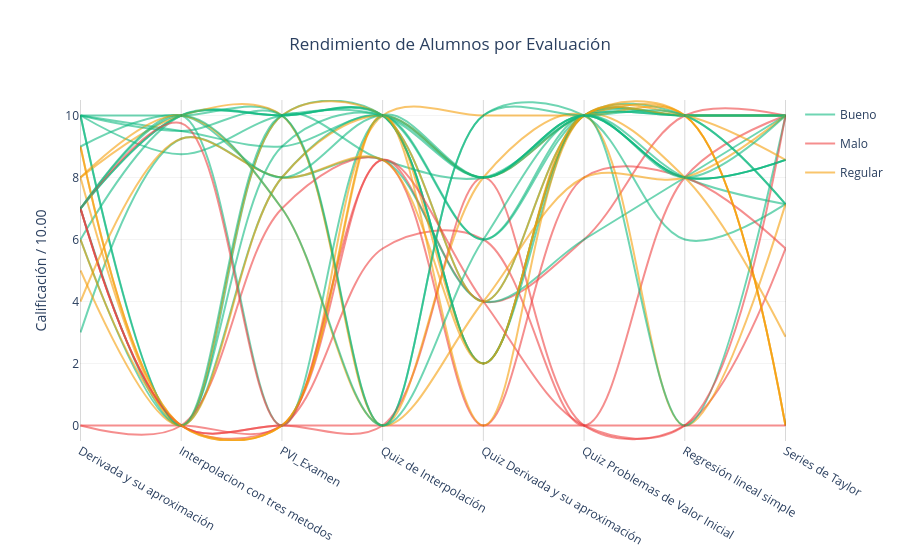

The notebook cell saved with this chart:
### Markdown cell above
#  Rendimiento de Alumnos por Evaluación
### Esta es una gráfica de líneas paralelas que muestra el rendimiento de los alumnos en distintas evaluaciones.
### Cada línea representa el desempeño de un estudiante a lo largo de varios temas, y los colores indican el nivel de calificación:

## 🟩 Bueno — desempeño alto

## 🟧 Regular — desempeño medio

## 🟥 Malo — desempeño bajo

### Code cell
df_final[['Clasificacion', 'Color']] = df_final.apply(lambda row: pd.Series(clasificar_alumno(row['Promedio'])), axis=1)

fig1 = go.Figure()

leyendas_agregadas = {'Bueno': False, 'Regular': False, 'Malo': False}

for index, row in df_final.iterrows():
    categoria_actual = row['Clasificacion']
    
    mostrar_leyenda = not leyendas_agregadas[categoria_actual]
    if mostrar_leyenda:
        leyendas_agregadas[categoria_actual] = True

    fig1.add_trace(go.Scatter(
        x=categorias_tests,
        y=row[categorias_tests],
        mode='lines',
        line=dict(color=row['Color'], width=2, shape='spline'),
        opacity=0.6,
        name=categoria_actual, 
        legendgroup=categoria_actual, 
        showlegend=mostrar_leyenda,
        text=[f"<b>{row['Nombre Completo']}</b><br>Promedio: {row['Promedio']:.2f}<br>Clasificación: {row['Clasificacion']}"] * len(categorias_tests),
        hovertemplate="%{text}<br>%{x}: %{y:.2f}<extra></extra>"
    ))

for cat in categorias_tests:
    fig1.add_vline(x=cat, line_width=1, line_dash="solid", line_color="black", opacity=0.15)

fig1.update_layout(
    title='Rendimiento de Alumnos por Evaluación',
    title_x=0.5,
    yaxis=dict(
        title='Calificación / 10.00',
        range=[-0.5, 10.5], 
        gridcolor='rgba(200, 200, 200, 0.2)'
    ),
    plot_bgcolor='white',
    hovermode='closest'
)

fig1.show()

### Figure 1 — Plotly figure (JSON) as saved in the notebook; plotly's stock layout.template omitted (floating-point values rounded to 4 significant figures)
{"data": [{"hovertemplate": "%{text}<br>%{x}: %{y:.2f}<extra></extra>", "legendgroup": "Bueno", "line": {"color": "#10b981", "shape": "spline", "width": 2}, "mode": "lines", "name": "Bueno", "opacity": 0.6, "showlegend": true, "text": ["<b>SANDRA VIANEY ANTONIO ANTONIO</b><br>Promedio: 8.75<br>Clasificación: Bueno", "<b>SANDRA VIANEY ANTONIO ANTONIO</b><br>Promedio: 8.75<br>Clasificación: Bueno", "<b>SANDRA VIANEY ANTONIO ANTONIO</b><br>Promedio: 8.75<br>Clasificación: Bueno", "<b>SANDRA VIANEY ANTONIO ANTONIO</b><br>Promedio: 8.75<br>Clasificación: Bueno", "<b>SANDRA VIANEY ANTONIO ANTONIO</b><br>Promedio: 8.75<br>Clasificación: Bueno", "<b>SANDRA VIANEY ANTONIO ANTONIO</b><br>Promedio: 8.75<br>Clasificación: Bueno", "<b>SANDRA VIANEY ANTONIO ANTONIO</b><br>Promedio: 8.75<br>Clasificación: Bueno", "<b>SANDRA VIANEY ANTONIO ANTONIO</b><br>Promedio: 8.75<br>Clasificación: Bueno"], "type": "scatter", "x": ["Derivada y su aproximación", "Interpolacion con tres metodos", "PVI_Examen", "Quiz de Interpolación", "Quiz Derivada y su aproximación", "Quiz Problemas de Valor Inicial", "Regresión lineal simple", "Series de Taylor"], "y": [6, 10, 10, 10, 4, 10, 10, 10]}, {"hovertemplate": "%{text}<br>%{x}: %{y:.2f}<extra></extra>", "legendgroup": "Bueno", "line": {"color": "#10b981", "shape": "spline", "width": 2}, "mode": "lines", "name": "Bueno", "opacity": 0.6, "showlegend": false, "text": ["<b>DANIELA ARANA LARA</b><br>Promedio: 7.89<br>Clasificación: Bueno", "<b>DANIELA ARANA LARA</b><br>Promedio: 7.89<br>Clasificación: Bueno", "<b>DANIELA ARANA LARA</b><br>Promedio: 7.89<br>Clasificación: Bueno", "<b>DANIELA ARANA LARA</b><br>Promedio: 7.89<br>Clasificación: Bueno", "<b>DANIELA ARANA LARA</b><br>Promedio: 7.89<br>Clasificación: Bueno", "<b>DANIELA ARANA LARA</b><br>Promedio: 7.89<br>Clasificación: Bueno", "<b>DANIELA ARANA LARA</b><br>Promedio: 7.89<br>Clasificación: Bueno", "<b>DANIELA ARANA LARA</b><br>Promedio: 7.89<br>Clasificación: Bueno"], "type": "scatter", "x": ["Derivada y su aproximación", "Interpolacion con tres metodos", "PVI_Examen", "Quiz de Interpolación", "Quiz Derivada y su aproximación", "Quiz Problemas de Valor Inicial", "Regresión lineal simple", "Series de Taylor"], "y": [10, 10, 10, 0, 10, 10, 6, 7.14]}, {"hovertemplate": "%{text}<br>%{x}: %{y:.2f}<extra></extra>", "legendgroup": "Bueno", "line": {"color": "#10b981", "shape": "spline", "width": 2}, "mode": "lines", "name": "Bueno", "opacity": 0.6, "showlegend": false, "text": ["<b>GUADALUPE VIANEY CAMACHO CARBAJAL</b><br>Promedio: 9.13<br>Clasificación: Bueno", "<b>GUADALUPE VIANEY CAMACHO CARBAJAL</b><br>Promedio: 9.13<br>Clasificación: Bueno", "<b>GUADALUPE VIANEY CAMACHO CARBAJAL</b><br>Promedio: 9.13<br>Clasificación: Bueno", "<b>GUADALUPE VIANEY CAMACHO CARBAJAL</b><br>Promedio: 9.13<br>Clasificación: Bueno", "<b>GUADALUPE VIANEY CAMACHO CARBAJAL</b><br>Promedio: 9.13<br>Clasificación: Bueno", "<b>GUADALUPE VIANEY CAMACHO CARBAJAL</b><br>Promedio: 9.13<br>Clasificación: Bueno", "<b>GUADALUPE VIANEY CAMACHO CARBAJAL</b><br>Promedio: 9.13<br>Clasificación: Bueno", "<b>GUADALUPE VIANEY CAMACHO CARBAJAL</b><br>Promedio: 9.13<br>Clasificación: Bueno"], "type": "scatter", "x": ["Derivada y su aproximación", "Interpolacion con tres metodos", "PVI_Examen", "Quiz de Interpolación", "Quiz Derivada y su aproximación", "Quiz Problemas de Valor Inicial", "Regresión lineal simple", "Series de Taylor"], "y": [10, 9.5, 9, 10, 8, 10, 8, 8.57]}, {"hovertemplate": "%{text}<br>%{x}: %{y:.2f}<extra></extra>", "legendgroup": "Malo", "line": {"color": "#ef4444", "shape": "spline", "width": 2}, "mode": "lines", "name": "Malo", "opacity": 0.6, "showlegend": true, "text": ["<b>VALERIA CARMONA RODRIGUEZ</b><br>Promedio: 4.59<br>Clasificación: Malo", "<b>VALERIA CARMONA RODRIGUEZ</b><br>Promedio: 4.59<br>Clasificación: Malo", "<b>VALERIA CARMONA RODRIGUEZ</b><br>Promedio: 4.59<br>Clasificación: Malo", "<b>VALERIA CARMONA RODRIGUEZ</b><br>Promedio: 4.59<br>Clasificación: Malo", "<b>VALERIA CARMONA RODRIGUEZ</b><br>Promedio: 4.59<br>Clasificación: Malo", "<b>VALERIA CARMONA RODRIGUEZ</b><br>Promedio: 4.59<br>Clasificación: Malo", "<b>VALERIA CARMONA RODRIGUEZ</b><br>Promedio: 4.59<br>Clasificación: Malo", "<b>VALERIA CARMONA RODRIGUEZ</b><br>Promedio: 4.59<br>Clasificación: Malo"], "type": "scatter", "x": ["Derivada y su aproximación", "Interpolacion con tres metodos", "PVI_Examen", "Quiz de Interpolación", "Quiz Derivada y su aproximación", "Quiz Problemas de Valor Inicial", "Regresión lineal simple", "Series de Taylor"], "y": [7, 0, 0, 5.71, 6, 0, 8, 10]}, {"hovertemplate": "%{text}<br>%{x}: %{y:.2f}<extra></extra>", "legendgroup": "Bueno", "line": {"color": "#10b981", "shape": "spline", "width": 2}, "mode": "lines", "name": "Bueno", "opacity": 0.6, "showlegend": false, "text": ["<b>DIEGO CORTES PEREZ</b><br>Promedio: 8.12<br>Clasificación: Bueno", "<b>DIEGO CORTES PEREZ</b><br>Promedio: 8.12<br>Clasificación: Bueno", "<b>DIEGO CORTES PEREZ</b><br>Promedio: 8.12<br>Clasificación: Bueno", "<b>DIEGO CORTES PEREZ</b><br>Promedio: 8.12<br>Clasificación: Bueno", "<b>DIEGO CORTES PEREZ</b><br>Promedio: 8.12<br>Clasificación: Bueno", "<b>DIEGO CORTES PEREZ</b><br>Promedio: 8.12<br>Clasificación: Bueno", "<b>DIEGO CORTES PEREZ</b><br>Promedio: 8.12<br>Clasificación: Bueno", "<b>DIEGO CORTES PEREZ</b><br>Promedio: 8.12<br>Clasificación: Bueno"], "type": "scatter", "x": ["Derivada y su aproximación", "Interpolacion con tres metodos", "PVI_Examen", "Quiz de Interpolación", "Quiz Derivada y su aproximación", "Quiz Problemas de Valor Inicial", "Regresión lineal simple", "Series de Taylor"], "y": [10, 0, 9, 10, 6, 10, 10, 10]}, {"hovertemplate": "%{text}<br>%{x}: %{y:.2f}<extra></extra>", "legendgroup": "Bueno", "line": {"color": "#10b981", "shape": "spline", "width": 2}, "mode": "lines", "name": "Bueno", "opacity": 0.6, "showlegend": false, "text": ["<b>JADE DOMINIQUE DESTINOBLES HERNANDEZ</b><br>Promedio: 7.02<br>Clasificación: Bueno", "<b>JADE DOMINIQUE DESTINOBLES HERNANDEZ</b><br>Promedio: 7.02<br>Clasificación: Bueno", "<b>JADE DOMINIQUE DESTINOBLES HERNANDEZ</b><br>Promedio: 7.02<br>Clasificación: Bueno", "<b>JADE DOMINIQUE DESTINOBLES HERNANDEZ</b><br>Promedio: 7.02<br>Clasificación: Bueno", "<b>JADE DOMINIQUE DESTINOBLES HERNANDEZ</b><br>Promedio: 7.02<br>Clasificación: Bueno", "<b>JADE DOMINIQUE DESTINOBLES HERNANDEZ</b><br>Promedio: 7.02<br>Clasificación: Bueno", "<b>JADE DOMINIQUE DESTINOBLES HERNANDEZ</b><br>Promedio: 7.02<br>Clasificación: Bueno", "<b>JADE DOMINIQUE DESTINOBLES HERNANDEZ</b><br>Promedio: 7.02<br>Clasificación: Bueno"], "type": "scatter", "x": ["Derivada y su aproximación", "Interpolacion con tres metodos", "PVI_Examen", "Quiz de Interpolación", "Quiz Derivada y su aproximación", "Quiz Problemas de Valor Inicial", "Regresión lineal simple", "Series de Taylor"], "y": [7, 0, 8, 10, 6, 10, 8, 7.14]}, {"hovertemplate": "%{text}<br>%{x}: %{y:.2f}<extra></extra>", "legendgroup": "Bueno", "line": {"color": "#10b981", "shape": "spline", "width": 2}, "mode": "lines", "name": "Bueno", "opacity": 0.6, "showlegend": false, "text": ["<b>NOE GONZALEZ IBAÑEZ</b><br>Promedio: 8.27<br>Clasificación: Bueno", "<b>NOE GONZALEZ IBAÑEZ</b><br>Promedio: 8.27<br>Clasificación: Bueno", "<b>NOE GONZALEZ IBAÑEZ</b><br>Promedio: 8.27<br>Clasificación: Bueno", "<b>NOE GONZALEZ IBAÑEZ</b><br>Promedio: 8.27<br>Clasificación: Bueno", "<b>NOE GONZALEZ IBAÑEZ</b><br>Promedio: 8.27<br>Clasificación: Bueno", "<b>NOE GONZALEZ IBAÑEZ</b><br>Promedio: 8.27<br>Clasificación: Bueno", "<b>NOE GONZALEZ IBAÑEZ</b><br>Promedio: 8.27<br>Clasificación: Bueno", "<b>NOE GONZALEZ IBAÑEZ</b><br>Promedio: 8.27<br>Clasificación: Bueno"], "type": "scatter", "x": ["Derivada y su aproximación", "Interpolacion con tres metodos", "PVI_Examen", "Quiz de Interpolación", "Quiz Derivada y su aproximación", "Quiz Problemas de Valor Inicial", "Regresión lineal simple", "Series de Taylor"], "y": [7, 10, 10, 10, 2, 10, 10, 7.14]}, {"hovertemplate": "%{text}<br>%{x}: %{y:.2f}<extra></extra>", "legendgroup": "Regular", "line": {"color": "#f59e0b", "shape": "spline", "width": 2}, "mode": "lines", "name": "Regular", "opacity": 0.6, "showlegend": true, "text": ["<b>JOSELIN GONZALEZ RAMIREZ</b><br>Promedio: 6.12<br>Clasificación: Regular", "<b>JOSELIN GONZALEZ RAMIREZ</b><br>Promedio: 6.12<br>Clasificación: Regular", "<b>JOSELIN GONZALEZ RAMIREZ</b><br>Promedio: 6.12<br>Clasificación: Regular", "<b>JOSELIN GONZALEZ RAMIREZ</b><br>Promedio: 6.12<br>Clasificación: Regular", "<b>JOSELIN GONZALEZ RAMIREZ</b><br>Promedio: 6.12<br>Clasificación: Regular", "<b>JOSELIN GONZALEZ RAMIREZ</b><br>Promedio: 6.12<br>Clasificación: Regular", "<b>JOSELIN GONZALEZ RAMIREZ</b><br>Promedio: 6.12<br>Clasificación: Regular", "<b>JOSELIN GONZALEZ RAMIREZ</b><br>Promedio: 6.12<br>Clasificación: Regular"], "type": "scatter", "x": ["Derivada y su aproximación", "Interpolacion con tres metodos", "PVI_Examen", "Quiz de Interpolación", "Quiz Derivada y su aproximación", "Quiz Problemas de Valor Inicial", "Regresión lineal simple", "Series de Taylor"], "y": [9, 0, 0, 10, 10, 10, 10, 0]}, {"hovertemplate": "%{text}<br>%{x}: %{y:.2f}<extra></extra>", "legendgroup": "Malo", "line": {"color": "#ef4444", "shape": "spline", "width": 2}, "mode": "lines", "name": "Malo", "opacity": 0.6, "showlegend": false, "text": ["<b>DAVID YAZAO GORDILLO ARREDONDO</b><br>Promedio: 4.82<br>Clasificación: Malo", "<b>DAVID YAZAO GORDILLO ARREDONDO</b><br>Promedio: 4.82<br>Clasificación: Malo", "<b>DAVID YAZAO GORDILLO ARREDONDO</b><br>Promedio: 4.82<br>Clasificación: Malo", "<b>DAVID YAZAO GORDILLO ARREDONDO</b><br>Promedio: 4.82<br>Clasificación: Malo", "<b>DAVID YAZAO GORDILLO ARREDONDO</b><br>Promedio: 4.82<br>Clasificación: Malo", "<b>DAVID YAZAO GORDILLO ARREDONDO</b><br>Promedio: 4.82<br>Clasificación: Malo", "<b>DAVID YAZAO GORDILLO ARREDONDO</b><br>Promedio: 4.82<br>Clasificación: Malo", "<b>DAVID YAZAO GORDILLO ARREDONDO</b><br>Promedio: 4.82<br>Clasificación: Malo"], "type": "scatter", "x": ["Derivada y su aproximación", "Interpolacion con tres metodos", "PVI_Examen", "Quiz de Interpolación", "Quiz Derivada y su aproximación", "Quiz Problemas de Valor Inicial", "Regresión lineal simple", "Series de Taylor"], "y": [0, 0, 0, 8.57, 4, 6, 10, 10]}, {"hovertemplate": "%{text}<br>%{x}: %{y:.2f}<extra></extra>", "legendgroup": "Bueno", "line": {"color": "#10b981", "shape": "spline", "width": 2}, "mode": "lines", "name": "Bueno", "opacity": 0.6, "showlegend": false, "text": ["<b>LUNA HERNANDEZ CERNA</b><br>Promedio: 7.10<br>Clasificación: Bueno", "<b>LUNA HERNANDEZ CERNA</b><br>Promedio: 7.10<br>Clasificación: Bueno", "<b>LUNA HERNANDEZ CERNA</b><br>Promedio: 7.10<br>Clasificación: Bueno", "<b>LUNA HERNANDEZ CERNA</b><br>Promedio: 7.10<br>Clasificación: Bueno", "<b>LUNA HERNANDEZ CERNA</b><br>Promedio: 7.10<br>Clasificación: Bueno", "<b>LUNA HERNANDEZ CERNA</b><br>Promedio: 7.10<br>Clasificación: Bueno", "<b>LUNA HERNANDEZ CERNA</b><br>Promedio: 7.10<br>Clasificación: Bueno", "<b>LUNA HERNANDEZ CERNA</b><br>Promedio: 7.10<br>Clasificación: Bueno"], "type": "scatter", "x": ["Derivada y su aproximación", "Interpolacion con tres metodos", "PVI_Examen", "Quiz de Interpolación", "Quiz Derivada y su aproximación", "Quiz Problemas de Valor Inicial", "Regresión lineal simple", "Series de Taylor"], "y": [3, 9.25, 8, 8.57, 4, 6, 8, 10]}, {"hovertemplate": "%{text}<br>%{x}: %{y:.2f}<extra></extra>", "legendgroup": "Bueno", "line": {"color": "#10b981", "shape": "spline", "width": 2}, "mode": "lines", "name": "Bueno", "opacity": 0.6, "showlegend": false, "text": ["<b>DAVID ANTONIO HERNANDEZ OLVERA</b><br>Promedio: 7.25<br>Clasificación: Bueno", "<b>DAVID ANTONIO HERNANDEZ OLVERA</b><br>Promedio: 7.25<br>Clasificación: Bueno", "<b>DAVID ANTONIO HERNANDEZ OLVERA</b><br>Promedio: 7.25<br>Clasificación: Bueno", "<b>DAVID ANTONIO HERNANDEZ OLVERA</b><br>Promedio: 7.25<br>Clasificación: Bueno", "<b>DAVID ANTONIO HERNANDEZ OLVERA</b><br>Promedio: 7.25<br>Clasificación: Bueno", "<b>DAVID ANTONIO HERNANDEZ OLVERA</b><br>Promedio: 7.25<br>Clasificación: Bueno", "<b>DAVID ANTONIO HERNANDEZ OLVERA</b><br>Promedio: 7.25<br>Clasificación: Bueno", "<b>DAVID ANTONIO HERNANDEZ OLVERA</b><br>Promedio: 7.25<br>Clasificación: Bueno"], "type": "scatter", "x": ["Derivada y su aproximación", "Interpolacion con tres metodos", "PVI_Examen", "Quiz de Interpolación", "Quiz Derivada y su aproximación", "Quiz Problemas de Valor Inicial", "Regresión lineal simple", "Series de Taylor"], "y": [6, 0, 10, 10, 2, 10, 10, 10]}, {"hovertemplate": "%{text}<br>%{x}: %{y:.2f}<extra></extra>", "legendgroup": "Regular", "line": {"color": "#f59e0b", "shape": "spline", "width": 2}, "mode": "lines", "name": "Regular", "opacity": 0.6, "showlegend": false, "text": ["<b>SALVADOR HERNANDEZ RAMIREZ</b><br>Promedio: 6.00<br>Clasificación: Regular", "<b>SALVADOR HERNANDEZ RAMIREZ</b><br>Promedio: 6.00<br>Clasificación: Regular", "<b>SALVADOR HERNANDEZ RAMIREZ</b><br>Promedio: 6.00<br>Clasificación: Regular", "<b>SALVADOR HERNANDEZ RAMIREZ</b><br>Promedio: 6.00<br>Clasificación: Regular", "<b>SALVADOR HERNANDEZ RAMIREZ</b><br>Promedio: 6.00<br>Clasificación: Regular", "<b>SALVADOR HERNANDEZ RAMIREZ</b><br>Promedio: 6.00<br>Clasificación: Regular", "<b>SALVADOR HERNANDEZ RAMIREZ</b><br>Promedio: 6.00<br>Clasificación: Regular", "<b>SALVADOR HERNANDEZ RAMIREZ</b><br>Promedio: 6.00<br>Clasificación: Regular"], "type": "scatter", "x": ["Derivada y su aproximación", "Interpolacion con tres metodos", "PVI_Examen", "Quiz de Interpolación", "Quiz Derivada y su aproximación", "Quiz Problemas de Valor Inicial", "Regresión lineal simple", "Series de Taylor"], "y": [6, 0, 0, 10, 2, 10, 10, 10]}, {"hovertemplate": "%{text}<br>%{x}: %{y:.2f}<extra></extra>", "legendgroup": "Malo", "line": {"color": "#ef4444", "shape": "spline", "width": 2}, "mode": "lines", "name": "Malo", "opacity": 0.6, "showlegend": false, "text": ["<b>DANIEL HERNANDEZ TORRES</b><br>Promedio: 2.59<br>Clasificación: Malo", "<b>DANIEL HERNANDEZ TORRES</b><br>Promedio: 2.59<br>Clasificación: Malo", "<b>DANIEL HERNANDEZ TORRES</b><br>Promedio: 2.59<br>Clasificación: Malo", "<b>DANIEL HERNANDEZ TORRES</b><br>Promedio: 2.59<br>Clasificación: Malo", "<b>DANIEL HERNANDEZ TORRES</b><br>Promedio: 2.59<br>Clasificación: Malo", "<b>DANIEL HERNANDEZ TORRES</b><br>Promedio: 2.59<br>Clasificación: Malo", "<b>DANIEL HERNANDEZ TORRES</b><br>Promedio: 2.59<br>Clasificación: Malo", "<b>DANIEL HERNANDEZ TORRES</b><br>Promedio: 2.59<br>Clasificación: Malo"], "type": "scatter", "x": ["Derivada y su aproximación", "Interpolacion con tres metodos", "PVI_Examen", "Quiz de Interpolación", "Quiz Derivada y su aproximación", "Quiz Problemas de Valor Inicial", "Regresión lineal simple", "Series de Taylor"], "y": [7, 0, 0, 0, 8, 0, 0, 5.71]}, {"hovertemplate": "%{text}<br>%{x}: %{y:.2f}<extra></extra>", "legendgroup": "Regular", "line": {"color": "#f59e0b", "shape": "spline", "width": 2}, "mode": "lines", "name": "Regular", "opacity": 0.6, "showlegend": false, "text": ["<b>IZAC ELEZBAN IBAÑEZ SILVA</b><br>Promedio: 6.64<br>Clasificación: Regular", "<b>IZAC ELEZBAN IBAÑEZ SILVA</b><br>Promedio: 6.64<br>Clasificación: Regular", "<b>IZAC ELEZBAN IBAÑEZ SILVA</b><br>Promedio: 6.64<br>Clasificación: Regular", "<b>IZAC ELEZBAN IBAÑEZ SILVA</b><br>Promedio: 6.64<br>Clasificación: Regular", "<b>IZAC ELEZBAN IBAÑEZ SILVA</b><br>Promedio: 6.64<br>Clasificación: Regular", "<b>IZAC ELEZBAN IBAÑEZ SILVA</b><br>Promedio: 6.64<br>Clasificación: Regular", "<b>IZAC ELEZBAN IBAÑEZ SILVA</b><br>Promedio: 6.64<br>Clasificación: Regular", "<b>IZAC ELEZBAN IBAÑEZ SILVA</b><br>Promedio: 6.64<br>Clasificación: Regular"], "type": "scatter", "x": ["Derivada y su aproximación", "Interpolacion con tres metodos", "PVI_Examen", "Quiz de Interpolación", "Quiz Derivada y su aproximación", "Quiz Problemas de Valor Inicial", "Regresión lineal simple", "Series de Taylor"], "y": [8, 10, 10, 0, 8, 10, 0, 7.14]}, {"hovertemplate": "%{text}<br>%{x}: %{y:.2f}<extra></extra>", "legendgroup": "Malo", "line": {"color": "#ef4444", "shape": "spline", "width": 2}, "mode": "lines", "name": "Malo", "opacity": 0.6, "showlegend": false, "text": ["<b>DIEGO LIZALDE GALINDO</b><br>Promedio: 4.66<br>Clasificación: Malo", "<b>DIEGO LIZALDE GALINDO</b><br>Promedio: 4.66<br>Clasificación: Malo", "<b>DIEGO LIZALDE GALINDO</b><br>Promedio: 4.66<br>Clasificación: Malo", "<b>DIEGO LIZALDE GALINDO</b><br>Promedio: 4.66<br>Clasificación: Malo", "<b>DIEGO LIZALDE GALINDO</b><br>Promedio: 4.66<br>Clasificación: Malo", "<b>DIEGO LIZALDE GALINDO</b><br>Promedio: 4.66<br>Clasificación: Malo", "<b>DIEGO LIZALDE GALINDO</b><br>Promedio: 4.66<br>Clasificación: Malo", "<b>DIEGO LIZALDE GALINDO</b><br>Promedio: 4.66<br>Clasificación: Malo"], "type": "scatter", "x": ["Derivada y su aproximación", "Interpolacion con tres metodos", "PVI_Examen", "Quiz de Interpolación", "Quiz Derivada y su aproximación", "Quiz Problemas de Valor Inicial", "Regresión lineal simple", "Series de Taylor"], "y": [0, 0, 7, 8.57, 0, 8, 8, 5.71]}, {"hovertemplate": "%{text}<br>%{x}: %{y:.2f}<extra></extra>", "legendgroup": "Regular", "line": {"color": "#f59e0b", "shape": "spline", "width": 2}, "mode": "lines", "name": "Regular", "opacity": 0.6, "showlegend": false, "text": ["<b>ISMAEL LUNA GARCIA</b><br>Promedio: 6.38<br>Clasificación: Regular", "<b>ISMAEL LUNA GARCIA</b><br>Promedio: 6.38<br>Clasificación: Regular", "<b>ISMAEL LUNA GARCIA</b><br>Promedio: 6.38<br>Clasificación: Regular", "<b>ISMAEL LUNA GARCIA</b><br>Promedio: 6.38<br>Clasificación: Regular", "<b>ISMAEL LUNA GARCIA</b><br>Promedio: 6.38<br>Clasificación: Regular", "<b>ISMAEL LUNA GARCIA</b><br>Promedio: 6.38<br>Clasificación: Regular", "<b>ISMAEL LUNA GARCIA</b><br>Promedio: 6.38<br>Clasificación: Regular", "<b>ISMAEL LUNA GARCIA</b><br>Promedio: 6.38<br>Clasificación: Regular"], "type": "scatter", "x": ["Derivada y su aproximación", "Interpolacion con tres metodos", "PVI_Examen", "Quiz de Interpolación", "Quiz Derivada y su aproximación", "Quiz Problemas de Valor Inicial", "Regresión lineal simple", "Series de Taylor"], "y": [5, 0, 8, 10, 8, 10, 10, 0]}, {"hovertemplate": "%{text}<br>%{x}: %{y:.2f}<extra></extra>", "legendgroup": "Regular", "line": {"color": "#f59e0b", "shape": "spline", "width": 2}, "mode": "lines", "name": "Regular", "opacity": 0.6, "showlegend": false, "text": ["<b>HILDA ELIS MENDEZ PERALES</b><br>Promedio: 6.50<br>Clasificación: Regular", "<b>HILDA ELIS MENDEZ PERALES</b><br>Promedio: 6.50<br>Clasificación: Regular", "<b>HILDA ELIS MENDEZ PERALES</b><br>Promedio: 6.50<br>Clasificación: Regular", "<b>HILDA ELIS MENDEZ PERALES</b><br>Promedio: 6.50<br>Clasificación: Regular", "<b>HILDA ELIS MENDEZ PERALES</b><br>Promedio: 6.50<br>Clasificación: Regular", "<b>HILDA ELIS MENDEZ PERALES</b><br>Promedio: 6.50<br>Clasificación: Regular", "<b>HILDA ELIS MENDEZ PERALES</b><br>Promedio: 6.50<br>Clasificación: Regular", "<b>HILDA ELIS MENDEZ PERALES</b><br>Promedio: 6.50<br>Clasificación: Regular"], "type": "scatter", "x": ["Derivada y su aproximación", "Interpolacion con tres metodos", "PVI_Examen", "Quiz de Interpolación", "Quiz Derivada y su aproximación", "Quiz Problemas de Valor Inicial", "Regresión lineal simple", "Series de Taylor"], "y": [8, 0, 10, 10, 4, 10, 10, 0]}, {"hovertemplate": "%{text}<br>%{x}: %{y:.2f}<extra></extra>", "legendgroup": "Bueno", "line": {"color": "#10b981", "shape": "spline", "width": 2}, "mode": "lines", "name": "Bueno", "opacity": 0.6, "showlegend": false, "text": ["<b>VANESSA ELENA MONDRAGON ALFARO</b><br>Promedio: 8.32<br>Clasificación: Bueno", "<b>VANESSA ELENA MONDRAGON ALFARO</b><br>Promedio: 8.32<br>Clasificación: Bueno", "<b>VANESSA ELENA MONDRAGON ALFARO</b><br>Promedio: 8.32<br>Clasificación: Bueno", "<b>VANESSA ELENA MONDRAGON ALFARO</b><br>Promedio: 8.32<br>Clasificación: Bueno", "<b>VANESSA ELENA MONDRAGON ALFARO</b><br>Promedio: 8.32<br>Clasificación: Bueno", "<b>VANESSA ELENA MONDRAGON ALFARO</b><br>Promedio: 8.32<br>Clasificación: Bueno", "<b>VANESSA ELENA MONDRAGON ALFARO</b><br>Promedio: 8.32<br>Clasificación: Bueno", "<b>VANESSA ELENA MONDRAGON ALFARO</b><br>Promedio: 8.32<br>Clasificación: Bueno"], "type": "scatter", "x": ["Derivada y su aproximación", "Interpolacion con tres metodos", "PVI_Examen", "Quiz de Interpolación", "Quiz Derivada y su aproximación", "Quiz Problemas de Valor Inicial", "Regresión lineal simple", "Series de Taylor"], "y": [10, 0, 10, 8.57, 8, 10, 10, 10]}, {"hovertemplate": "%{text}<br>%{x}: %{y:.2f}<extra></extra>", "legendgroup": "Malo", "line": {"color": "#ef4444", "shape": "spline", "width": 2}, "mode": "lines", "name": "Malo", "opacity": 0.6, "showlegend": false, "text": ["<b>DAFNE BRISEIRY MORALES RODRIGUEZ</b><br>Promedio: 0.88<br>Clasificación: Malo", "<b>DAFNE BRISEIRY MORALES RODRIGUEZ</b><br>Promedio: 0.88<br>Clasificación: Malo", "<b>DAFNE BRISEIRY MORALES RODRIGUEZ</b><br>Promedio: 0.88<br>Clasificación: Malo", "<b>DAFNE BRISEIRY MORALES RODRIGUEZ</b><br>Promedio: 0.88<br>Clasificación: Malo", "<b>DAFNE BRISEIRY MORALES RODRIGUEZ</b><br>Promedio: 0.88<br>Clasificación: Malo", "<b>DAFNE BRISEIRY MORALES RODRIGUEZ</b><br>Promedio: 0.88<br>Clasificación: Malo", "<b>DAFNE BRISEIRY MORALES RODRIGUEZ</b><br>Promedio: 0.88<br>Clasificación: Malo", "<b>DAFNE BRISEIRY MORALES RODRIGUEZ</b><br>Promedio: 0.88<br>Clasificación: Malo"], "type": "scatter", "x": ["Derivada y su aproximación", "Interpolacion con tres metodos", "PVI_Examen", "Quiz de Interpolación", "Quiz Derivada y su aproximación", "Quiz Problemas de Valor Inicial", "Regresión lineal simple", "Series de Taylor"], "y": [7, 0, 0, 0, 0, 0, 0, 0]}, {"hovertemplate": "%{text}<br>%{x}: %{y:.2f}<extra></extra>", "legendgroup": "Bueno", "line": {"color": "#10b981", "shape": "spline", "width": 2}, "mode": "lines", "name": "Bueno", "opacity": 0.6, "showlegend": false, "text": ["<b>CITLALLI YUNUHEN PEREZ HERNANDEZ</b><br>Promedio: 8.12<br>Clasificación: Bueno", "<b>CITLALLI YUNUHEN PEREZ HERNANDEZ</b><br>Promedio: 8.12<br>Clasificación: Bueno", "<b>CITLALLI YUNUHEN PEREZ HERNANDEZ</b><br>Promedio: 8.12<br>Clasificación: Bueno", "<b>CITLALLI YUNUHEN PEREZ HERNANDEZ</b><br>Promedio: 8.12<br>Clasificación: Bueno", "<b>CITLALLI YUNUHEN PEREZ HERNANDEZ</b><br>Promedio: 8.12<br>Clasificación: Bueno", "<b>CITLALLI YUNUHEN PEREZ HERNANDEZ</b><br>Promedio: 8.12<br>Clasificación: Bueno", "<b>CITLALLI YUNUHEN PEREZ HERNANDEZ</b><br>Promedio: 8.12<br>Clasificación: Bueno", "<b>CITLALLI YUNUHEN PEREZ HERNANDEZ</b><br>Promedio: 8.12<br>Clasificación: Bueno"], "type": "scatter", "x": ["Derivada y su aproximación", "Interpolacion con tres metodos", "PVI_Examen", "Quiz de Interpolación", "Quiz Derivada y su aproximación", "Quiz Problemas de Valor Inicial", "Regresión lineal simple", "Series de Taylor"], "y": [7, 10, 0, 10, 8, 10, 10, 10]}, {"hovertemplate": "%{text}<br>%{x}: %{y:.2f}<extra></extra>", "legendgroup": "Bueno", "line": {"color": "#10b981", "shape": "spline", "width": 2}, "mode": "lines", "name": "Bueno", "opacity": 0.6, "showlegend": false, "text": ["<b>MAYRYM PEREZVARGAS MEDINA</b><br>Promedio: 9.16<br>Clasificación: Bueno", "<b>MAYRYM PEREZVARGAS MEDINA</b><br>Promedio: 9.16<br>Clasificación: Bueno", "<b>MAYRYM PEREZVARGAS MEDINA</b><br>Promedio: 9.16<br>Clasificación: Bueno", "<b>MAYRYM PEREZVARGAS MEDINA</b><br>Promedio: 9.16<br>Clasificación: Bueno", "<b>MAYRYM PEREZVARGAS MEDINA</b><br>Promedio: 9.16<br>Clasificación: Bueno", "<b>MAYRYM PEREZVARGAS MEDINA</b><br>Promedio: 9.16<br>Clasificación: Bueno", "<b>MAYRYM PEREZVARGAS MEDINA</b><br>Promedio: 9.16<br>Clasificación: Bueno", "<b>MAYRYM PEREZVARGAS MEDINA</b><br>Promedio: 9.16<br>Clasificación: Bueno"], "type": "scatter", "x": ["Derivada y su aproximación", "Interpolacion con tres metodos", "PVI_Examen", "Quiz de Interpolación", "Quiz Derivada y su aproximación", "Quiz Problemas de Valor Inicial", "Regresión lineal simple", "Series de Taylor"], "y": [10, 8.75, 10, 10, 8, 10, 8, 8.57]}, {"hovertemplate": "%{text}<br>%{x}: %{y:.2f}<extra></extra>", "legendgroup": "Bueno", "line": {"color": "#10b981", "shape": "spline", "width": 2}, "mode": "lines", "name": "Bueno", "opacity": 0.6, "showlegend": false, "text": ["<b>LAURA ANGELICA RAMOS HUERTA</b><br>Promedio: 7.38<br>Clasificación: Bueno", "<b>LAURA ANGELICA RAMOS HUERTA</b><br>Promedio: 7.38<br>Clasificación: Bueno", "<b>LAURA ANGELICA RAMOS HUERTA</b><br>Promedio: 7.38<br>Clasificación: Bueno", "<b>LAURA ANGELICA RAMOS HUERTA</b><br>Promedio: 7.38<br>Clasificación: Bueno", "<b>LAURA ANGELICA RAMOS HUERTA</b><br>Promedio: 7.38<br>Clasificación: Bueno", "<b>LAURA ANGELICA RAMOS HUERTA</b><br>Promedio: 7.38<br>Clasificación: Bueno", "<b>LAURA ANGELICA RAMOS HUERTA</b><br>Promedio: 7.38<br>Clasificación: Bueno", "<b>LAURA ANGELICA RAMOS HUERTA</b><br>Promedio: 7.38<br>Clasificación: Bueno"], "type": "scatter", "x": ["Derivada y su aproximación", "Interpolacion con tres metodos", "PVI_Examen", "Quiz de Interpolación", "Quiz Derivada y su aproximación", "Quiz Problemas de Valor Inicial", "Regresión lineal simple", "Series de Taylor"], "y": [7, 10, 10, 10, 2, 10, 0, 10]}, {"hovertemplate": "%{text}<br>%{x}: %{y:.2f}<extra></extra>", "legendgroup": "Malo", "line": {"color": "#ef4444", "shape": "spline", "width": 2}, "mode": "lines", "name": "Malo", "opacity": 0.6, "showlegend": false, "text": ["<b>LESLI RUIZ MENDEZ</b><br>Promedio: 4.92<br>Clasificación: Malo", "<b>LESLI RUIZ MENDEZ</b><br>Promedio: 4.92<br>Clasificación: Malo", "<b>LESLI RUIZ MENDEZ</b><br>Promedio: 4.92<br>Clasificación: Malo", "<b>LESLI RUIZ MENDEZ</b><br>Promedio: 4.92<br>Clasificación: Malo", "<b>LESLI RUIZ MENDEZ</b><br>Promedio: 4.92<br>Clasificación: Malo", "<b>LESLI RUIZ MENDEZ</b><br>Promedio: 4.92<br>Clasificación: Malo", "<b>LESLI RUIZ MENDEZ</b><br>Promedio: 4.92<br>Clasificación: Malo", "<b>LESLI RUIZ MENDEZ</b><br>Promedio: 4.92<br>Clasificación: Malo"], "type": "scatter", "x": ["Derivada y su aproximación", "Interpolacion con tres metodos", "PVI_Examen", "Quiz de Interpolación", "Quiz Derivada y su aproximación", "Quiz Problemas de Valor Inicial", "Regresión lineal simple", "Series de Taylor"], "y": [7, 9.75, 0, 8.57, 4, 0, 0, 10]}, {"hovertemplate": "%{text}<br>%{x}: %{y:.2f}<extra></extra>", "legendgroup": "Regular", "line": {"color": "#f59e0b", "shape": "spline", "width": 2}, "mode": "lines", "name": "Regular", "opacity": 0.6, "showlegend": false, "text": ["<b>ERIKA GABRIELA SANTIAGO GARCIA</b><br>Promedio: 6.58<br>Clasificación: Regular", "<b>ERIKA GABRIELA SANTIAGO GARCIA</b><br>Promedio: 6.58<br>Clasificación: Regular", "<b>ERIKA GABRIELA SANTIAGO GARCIA</b><br>Promedio: 6.58<br>Clasificación: Regular", "<b>ERIKA GABRIELA SANTIAGO GARCIA</b><br>Promedio: 6.58<br>Clasificación: Regular", "<b>ERIKA GABRIELA SANTIAGO GARCIA</b><br>Promedio: 6.58<br>Clasificación: Regular", "<b>ERIKA GABRIELA SANTIAGO GARCIA</b><br>Promedio: 6.58<br>Clasificación: Regular", "<b>ERIKA GABRIELA SANTIAGO GARCIA</b><br>Promedio: 6.58<br>Clasificación: Regular", "<b>ERIKA GABRIELA SANTIAGO GARCIA</b><br>Promedio: 6.58<br>Clasificación: Regular"], "type": "scatter", "x": ["Derivada y su aproximación", "Interpolacion con tres metodos", "PVI_Examen", "Quiz de Interpolación", "Quiz Derivada y su aproximación", "Quiz Problemas de Valor Inicial", "Regresión lineal simple", "Series de Taylor"], "y": [4, 9.25, 8, 8.57, 2, 10, 8, 2.86]}, {"hovertemplate": "%{text}<br>%{x}: %{y:.2f}<extra></extra>", "legendgroup": "Regular", "line": {"color": "#f59e0b", "shape": "spline", "width": 2}, "mode": "lines", "name": "Regular", "opacity": 0.6, "showlegend": false, "text": ["<b>DALIA MAYTE SANTIAGO NAVARRETE</b><br>Promedio: 5.95<br>Clasificación: Regular", "<b>DALIA MAYTE SANTIAGO NAVARRETE</b><br>Promedio: 5.95<br>Clasificación: Regular", "<b>DALIA MAYTE SANTIAGO NAVARRETE</b><br>Promedio: 5.95<br>Clasificación: Regular", "<b>DALIA MAYTE SANTIAGO NAVARRETE</b><br>Promedio: 5.95<br>Clasificación: Regular", "<b>DALIA MAYTE SANTIAGO NAVARRETE</b><br>Promedio: 5.95<br>Clasificación: Regular", "<b>DALIA MAYTE SANTIAGO NAVARRETE</b><br>Promedio: 5.95<br>Clasificación: Regular", "<b>DALIA MAYTE SANTIAGO NAVARRETE</b><br>Promedio: 5.95<br>Clasificación: Regular", "<b>DALIA MAYTE SANTIAGO NAVARRETE</b><br>Promedio: 5.95<br>Clasificación: Regular"], "type": "scatter", "x": ["Derivada y su aproximación", "Interpolacion con tres metodos", "PVI_Examen", "Quiz de Interpolación", "Quiz Derivada y su aproximación", "Quiz Problemas de Valor Inicial", "Regresión lineal simple", "Series de Taylor"], "y": [9, 0, 0, 10, 0, 10, 10, 8.57]}, {"hovertemplate": "%{text}<br>%{x}: %{y:.2f}<extra></extra>", "legendgroup": "Bueno", "line": {"color": "#10b981", "shape": "spline", "width": 2}, "mode": "lines", "name": "Bueno", "opacity": 0.6, "showlegend": false, "text": ["<b>KEYLANI SOTO GODINEZ</b><br>Promedio: 8.95<br>Clasificación: Bueno", "<b>KEYLANI SOTO GODINEZ</b><br>Promedio: 8.95<br>Clasificación: Bueno", "<b>KEYLANI SOTO GODINEZ</b><br>Promedio: 8.95<br>Clasificación: Bueno", "<b>KEYLANI SOTO GODINEZ</b><br>Promedio: 8.95<br>Clasificación: Bueno", "<b>KEYLANI SOTO GODINEZ</b><br>Promedio: 8.95<br>Clasificación: Bueno", "<b>KEYLANI SOTO GODINEZ</b><br>Promedio: 8.95<br>Clasificación: Bueno", "<b>KEYLANI SOTO GODINEZ</b><br>Promedio: 8.95<br>Clasificación: Bueno", "<b>KEYLANI SOTO GODINEZ</b><br>Promedio: 8.95<br>Clasificación: Bueno"], "type": "scatter", "x": ["Derivada y su aproximación", "Interpolacion con tres metodos", "PVI_Examen", "Quiz de Interpolación", "Quiz Derivada y su aproximación", "Quiz Problemas de Valor Inicial", "Regresión lineal simple", "Series de Taylor"], "y": [9, 10, 8, 10, 8, 10, 8, 8.57]}, {"hovertemplate": "%{text}<br>%{x}: %{y:.2f}<extra></extra>", "legendgroup": "Regular", "line": {"color": "#f59e0b", "shape": "spline", "width": 2}, "mode": "lines", "name": "Regular", "opacity": 0.6, "showlegend": false, "text": ["<b>JOAQUIN LEONARDO SUAREZ AGUILAR</b><br>Promedio: 6.88<br>Clasificación: Regular", "<b>JOAQUIN LEONARDO SUAREZ AGUILAR</b><br>Promedio: 6.88<br>Clasificación: Regular", "<b>JOAQUIN LEONARDO SUAREZ AGUILAR</b><br>Promedio: 6.88<br>Clasificación: Regular", "<b>JOAQUIN LEONARDO SUAREZ AGUILAR</b><br>Promedio: 6.88<br>Clasificación: Regular", "<b>JOAQUIN LEONARDO SUAREZ AGUILAR</b><br>Promedio: 6.88<br>Clasificación: Regular", "<b>JOAQUIN LEONARDO SUAREZ AGUILAR</b><br>Promedio: 6.88<br>Clasificación: Regular", "<b>JOAQUIN LEONARDO SUAREZ AGUILAR</b><br>Promedio: 6.88<br>Clasificación: Regular", "<b>JOAQUIN LEONARDO SUAREZ AGUILAR</b><br>Promedio: 6.88<br>Clasificación: Regular"], "type": "scatter", "x": ["Derivada y su aproximación", "Interpolacion con tres metodos", "PVI_Examen", "Quiz de Interpolación", "Quiz Derivada y su aproximación", "Quiz Problemas de Valor Inicial", "Regresión lineal simple", "Series de Taylor"], "y": [8, 10, 7, 0, 4, 8, 8, 10]}, {"hovertemplate": "%{text}<br>%{x}: %{y:.2f}<extra></extra>", "legendgroup": "Bueno", "line": {"color": "#10b981", "shape": "spline", "width": 2}, "mode": "lines", "name": "Bueno", "opacity": 0.6, "showlegend": false, "text": ["<b>ALVARO JULIAN TOVAR RAMIREZ</b><br>Promedio: 8.33<br>Clasificación: Bueno", "<b>ALVARO JULIAN TOVAR RAMIREZ</b><br>Promedio: 8.33<br>Clasificación: Bueno", "<b>ALVARO JULIAN TOVAR RAMIREZ</b><br>Promedio: 8.33<br>Clasificación: Bueno", "<b>ALVARO JULIAN TOVAR RAMIREZ</b><br>Promedio: 8.33<br>Clasificación: Bueno", "<b>ALVARO JULIAN TOVAR RAMIREZ</b><br>Promedio: 8.33<br>Clasificación: Bueno", "<b>ALVARO JULIAN TOVAR RAMIREZ</b><br>Promedio: 8.33<br>Clasificación: Bueno", "<b>ALVARO JULIAN TOVAR RAMIREZ</b><br>Promedio: 8.33<br>Clasificación: Bueno", "<b>ALVARO JULIAN TOVAR RAMIREZ</b><br>Promedio: 8.33<br>Clasificación: Bueno"], "type": "scatter", "x": ["Derivada y su aproximación", "Interpolacion con tres metodos", "PVI_Examen", "Quiz de Interpolación", "Quiz Derivada y su aproximación", "Quiz Problemas de Valor Inicial", "Regresión lineal simple", "Series de Taylor"], "y": [10, 9.5, 10, 0, 10, 10, 10, 7.14]}, {"hovertemplate": "%{text}<br>%{x}: %{y:.2f}<extra></extra>", "legendgroup": "Bueno", "line": {"color": "#10b981", "shape": "spline", "width": 2}, "mode": "lines", "name": "Bueno", "opacity": 0.6, "showlegend": false, "text": ["<b>VANESSA MONTSERRAT ZAMORA VILCHIS</b><br>Promedio: 7.25<br>Clasificación: Bueno", "<b>VANESSA MONTSERRAT ZAMORA VILCHIS</b><br>Promedio: 7.25<br>Clasificación: Bueno", "<b>VANESSA MONTSERRAT ZAMORA VILCHIS</b><br>Promedio: 7.25<br>Clasificación: Bueno", "<b>VANESSA MONTSERRAT ZAMORA VILCHIS</b><br>Promedio: 7.25<br>Clasificación: Bueno", "<b>VANESSA MONTSERRAT ZAMORA VILCHIS</b><br>Promedio: 7.25<br>Clasificación: Bueno", "<b>VANESSA MONTSERRAT ZAMORA VILCHIS</b><br>Promedio: 7.25<br>Clasificación: Bueno", "<b>VANESSA MONTSERRAT ZAMORA VILCHIS</b><br>Promedio: 7.25<br>Clasificación: Bueno", "<b>VANESSA MONTSERRAT ZAMORA VILCHIS</b><br>Promedio: 7.25<br>Clasificación: Bueno"], "type": "scatter", "x": ["Derivada y su aproximación", "Interpolacion con tres metodos", "PVI_Examen", "Quiz de Interpolación", "Quiz Derivada y su aproximación", "Quiz Problemas de Valor Inicial", "Regresión lineal simple", "Series de Taylor"], "y": [7, 10, 7, 0, 6, 10, 8, 10]}], "layout": {"hovermode": "closest", "plot_bgcolor": "white", "shapes": [{"line": {"color": "black", "dash": "solid", "width": 1}, "opacity": 0.15, "type": "line", "x0": "Derivada y su aproximación", "x1": "Derivada y su aproximación", "xref": "x", "y0": 0, "y1": 1, "yref": "y domain"}, {"line": {"color": "black", "dash": "solid", "width": 1}, "opacity": 0.15, "type": "line", "x0": "Interpolacion con tres metodos", "x1": "Interpolacion con tres metodos", "xref": "x", "y0": 0, "y1": 1, "yref": "y domain"}, {"line": {"color": "black", "dash": "solid", "width": 1}, "opacity": 0.15, "type": "line", "x0": "PVI_Examen", "x1": "PVI_Examen", "xref": "x", "y0": 0, "y1": 1, "yref": "y domain"}, {"line": {"color": "black", "dash": "solid", "width": 1}, "opacity": 0.15, "type": "line", "x0": "Quiz de Interpolación", "x1": "Quiz de Interpolación", "xref": "x", "y0": 0, "y1": 1, "yref": "y domain"}, {"line": {"color": "black", "dash": "solid", "width": 1}, "opacity": 0.15, "type": "line", "x0": "Quiz Derivada y su aproximación", "x1": "Quiz Derivada y su aproximación", "xref": "x", "y0": 0, "y1": 1, "yref": "y domain"}, {"line": {"color": "black", "dash": "solid", "width": 1}, "opacity": 0.15, "type": "line", "x0": "Quiz Problemas de Valor Inicial", "x1": "Quiz Problemas de Valor Inicial", "xref": "x", "y0": 0, "y1": 1, "yref": "y domain"}, {"line": {"color": "black", "dash": "solid", "width": 1}, "opacity": 0.15, "type": "line", "x0": "Regresión lineal simple", "x1": "Regresión lineal simple", "xref": "x", "y0": 0, "y1": 1, "yref": "y domain"}, {"line": {"color": "black", "dash": "solid", "width": 1}, "opacity": 0.15, "type": "line", "x0": "Series de Taylor", "x1": "Series de Taylor", "xref": "x", "y0": 0, "y1": 1, "yref": "y domain"}], "title": {"text": "Rendimiento de Alumnos por Evaluación", "x": 0.5}, "yaxis": {"gridcolor": "rgba(200, 200, 200, 0.2)", "range": [-0.5, 10.5], "title": {"text": "Calificación / 10.00"}}}}
